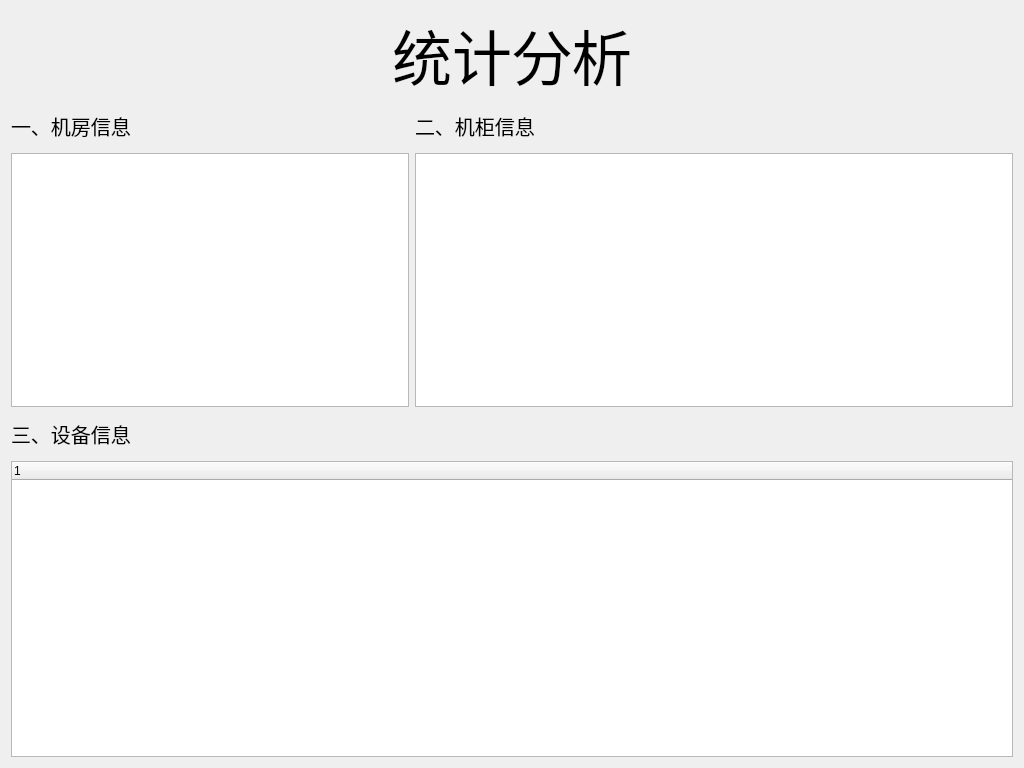
<?xml version="1.0" encoding="UTF-8"?>
<ui version="4.0">
 <class>report_form</class>
 <widget class="QWidget" name="report_form">
  <property name="geometry">
   <rect>
    <x>0</x>
    <y>0</y>
    <width>1024</width>
    <height>768</height>
   </rect>
  </property>
  <property name="windowTitle">
   <string>分析报告</string>
  </property>
  <layout class="QHBoxLayout" name="horizontalLayout">
   <item>
    <layout class="QGridLayout" name="gridLayout" rowstretch="2,1,6,1,7" columnstretch="2,3">
     <item row="2" column="0">
      <widget class="QChartView" name="graph_room"/>
     </item>
     <item row="2" column="1">
      <widget class="QChartView" name="graph_cabinet"/>
     </item>
     <item row="1" column="0">
      <widget class="QLabel" name="label_2">
       <property name="font">
        <font>
         <pointsize>15</pointsize>
        </font>
       </property>
       <property name="text">
        <string>一、机房信息</string>
       </property>
      </widget>
     </item>
     <item row="0" column="0" colspan="2">
      <widget class="QLabel" name="label">
       <property name="font">
        <font>
         <pointsize>45</pointsize>
        </font>
       </property>
       <property name="text">
        <string>统计分析</string>
       </property>
       <property name="alignment">
        <set>Qt::AlignCenter</set>
       </property>
      </widget>
     </item>
     <item row="3" column="0">
      <widget class="QLabel" name="label_4">
       <property name="font">
        <font>
         <pointsize>15</pointsize>
        </font>
       </property>
       <property name="text">
        <string>三、设备信息</string>
       </property>
      </widget>
     </item>
     <item row="1" column="1">
      <widget class="QLabel" name="label_3">
       <property name="font">
        <font>
         <pointsize>15</pointsize>
        </font>
       </property>
       <property name="text">
        <string>二、机柜信息</string>
       </property>
      </widget>
     </item>
     <item row="4" column="0" colspan="2">
      <widget class="QTreeWidget" name="treeWidget">
       <column>
        <property name="text">
         <string notr="true">1</string>
        </property>
       </column>
      </widget>
     </item>
    </layout>
   </item>
  </layout>
 </widget>
 <customwidgets>
  <customwidget>
   <class>QChartView</class>
   <extends>QGraphicsView</extends>
   <header location="global">qchartview.h</header>
  </customwidget>
 </customwidgets>
 <resources/>
 <connections/>
</ui>
